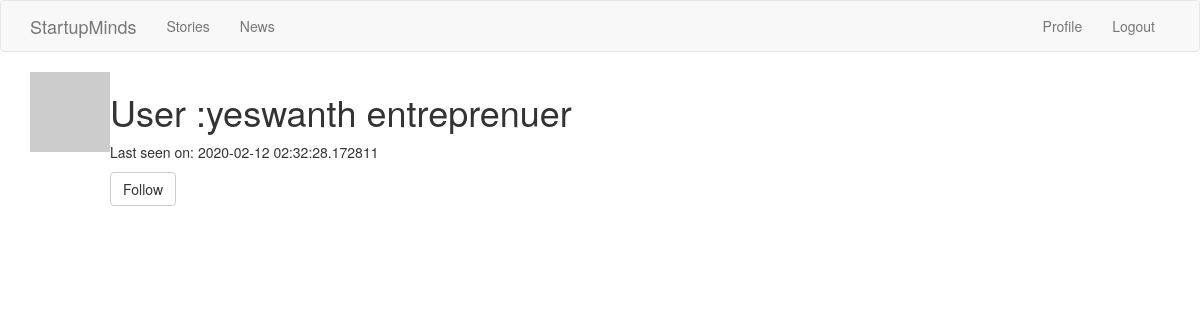
/user/yeswanth/ (signed in), run on the app's committed database.
### app/models.py (models this page shows, shortened)
class User( UserMixin, db.Model):
	__tablename__ = 'user'
	id = db.Column(db.Integer , primary_key=True)
	username = db.Column(db.String(64) ,index=True , unique=True)
	email = db.Column(db.String(64) , index=True , unique=True)
	password_hash = db.Column(db.String(200))
	about_me = db.Column(db.String(200))
	last_seen = db.Column(db.DateTime , default=datetime.utcnow)
	user_category = db.Column(db.String(50) ,default=None)
	posts = db.relationship('Post' , backref='author' , lazy='dynamic')
	stories = db.relationship('Stories' , backref='author' , lazy='dynamic')
	followed = db.relationship(
	'User', secondary=followers,
	primaryjoin=(followers.c.follower_id == id),
	secondaryjoin=(followers.c.followed_id == id),
	backref=db.backref('followers', lazy='dynamic'), lazy='dynamic')
	def avatar(self, size):
		digest = md5(self.email.lower().encode('utf-8')).hexdigest()
		return 'https://www.gravatar.com/avatar/{}?d=identicon&s={}'.format(digest, size)
	def is_following(self, user):
		return self.followed.filter(followers.c.followed_id == user.id ).count() > 0

### app/views.py (the view)
@app.route('/user/<username>/')
@login_required
def user(username):
	user = User.query.filter_by(username=username).first_or_404()
	return render_template("user.html", user=user )

### app/models.py (called while the page is built)
@login.user_loader
def user_loader(id):
	return User.query.get(int(id))

### app/views.py (called while the page is built)
@app.before_request
def before_request():
	if current_user.is_authenticated:
		current_user.last_seen = datetime.utcnow()
		db.session.commit()

### app/templates/user.html (shortened to what this page needs)
{% extends "theme.html" %}
{% block app_content%}
	<table>
		<tr valign="top">
			<td><img src="{{user.avatar(128)}}"></td>
			<td>
				<h1>User :{{user.username}} {{user.user_category}}</h1>
				{%if user.last_seen %}<p>Last seen on: {{user.last_seen}}</p> {% endif %}
				{% if user == current_user %}
					<p><a role="button" class="btn btn-default" href="{{url_for('editprofile')}}">Edit Profile</a></p>
				{% elif not current_user.is_following(user) %}
					<p><a href="{{url_for('follow',username=user.username)}}" class="btn btn-default" role="button">Follow</a></p>
				{% else %}
					<p><a href="{{url_for('unfollow' , username=user.username)}}" role="button" class="btn btn-default">Unfollow</a></p>
				{% endif%}
			</td>
		</tr>
	</table>
{% endblock%}

### data on the page
User: username "yeswanth", user_category "entreprenuer", last_seen "2020-02-12 02:32:28.172811"
